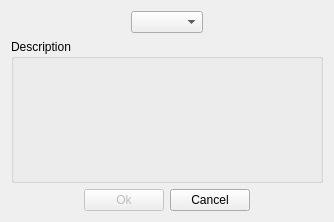
<?xml version="1.0" encoding="UTF-8"?>
<ui version="4.0">
 <class>NewProfile</class>
 <widget class="QDialog" name="NewProfile">
  <property name="geometry">
   <rect>
    <x>0</x>
    <y>0</y>
    <width>334</width>
    <height>222</height>
   </rect>
  </property>
  <property name="windowTitle">
   <string>New profile</string>
  </property>
  <property name="styleSheet">
   <string notr="true">#NewProfile{background-image: url(:/images/background.jpg);}
</string>
  </property>
  <layout class="QVBoxLayout" name="verticalLayout">
   <item>
    <layout class="QHBoxLayout" name="horizontalLayout_2">
     <item>
      <spacer name="horizontalSpacer_3">
       <property name="orientation">
        <enum>Qt::Horizontal</enum>
       </property>
       <property name="sizeHint" stdset="0">
        <size>
         <width>40</width>
         <height>20</height>
        </size>
       </property>
      </spacer>
     </item>
     <item>
      <widget class="QComboBox" name="comboBox"/>
     </item>
     <item>
      <spacer name="horizontalSpacer_4">
       <property name="orientation">
        <enum>Qt::Horizontal</enum>
       </property>
       <property name="sizeHint" stdset="0">
        <size>
         <width>40</width>
         <height>20</height>
        </size>
       </property>
      </spacer>
     </item>
    </layout>
   </item>
   <item>
    <widget class="QGroupBox" name="groupBox">
     <property name="styleSheet">
      <string notr="true">#groupBox{background-image: url(:/images/light-white.png);}
</string>
     </property>
     <property name="title">
      <string>Description</string>
     </property>
     <layout class="QVBoxLayout" name="verticalLayout_2">
      <item>
       <widget class="QLabel" name="description"/>
      </item>
      <item>
       <spacer name="verticalSpacer">
        <property name="orientation">
         <enum>Qt::Vertical</enum>
        </property>
        <property name="sizeHint" stdset="0">
         <size>
          <width>20</width>
          <height>40</height>
         </size>
        </property>
       </spacer>
      </item>
     </layout>
    </widget>
   </item>
   <item>
    <layout class="QHBoxLayout" name="horizontalLayout">
     <item>
      <spacer name="horizontalSpacer">
       <property name="orientation">
        <enum>Qt::Horizontal</enum>
       </property>
       <property name="sizeHint" stdset="0">
        <size>
         <width>40</width>
         <height>20</height>
        </size>
       </property>
      </spacer>
     </item>
     <item>
      <widget class="QPushButton" name="ok">
       <property name="enabled">
        <bool>false</bool>
       </property>
       <property name="text">
        <string>Ok</string>
       </property>
      </widget>
     </item>
     <item>
      <widget class="QPushButton" name="pushButton_2">
       <property name="text">
        <string>Cancel</string>
       </property>
      </widget>
     </item>
     <item>
      <spacer name="horizontalSpacer_2">
       <property name="orientation">
        <enum>Qt::Horizontal</enum>
       </property>
       <property name="sizeHint" stdset="0">
        <size>
         <width>40</width>
         <height>20</height>
        </size>
       </property>
      </spacer>
     </item>
    </layout>
   </item>
  </layout>
 </widget>
 <resources/>
 <connections/>
</ui>
